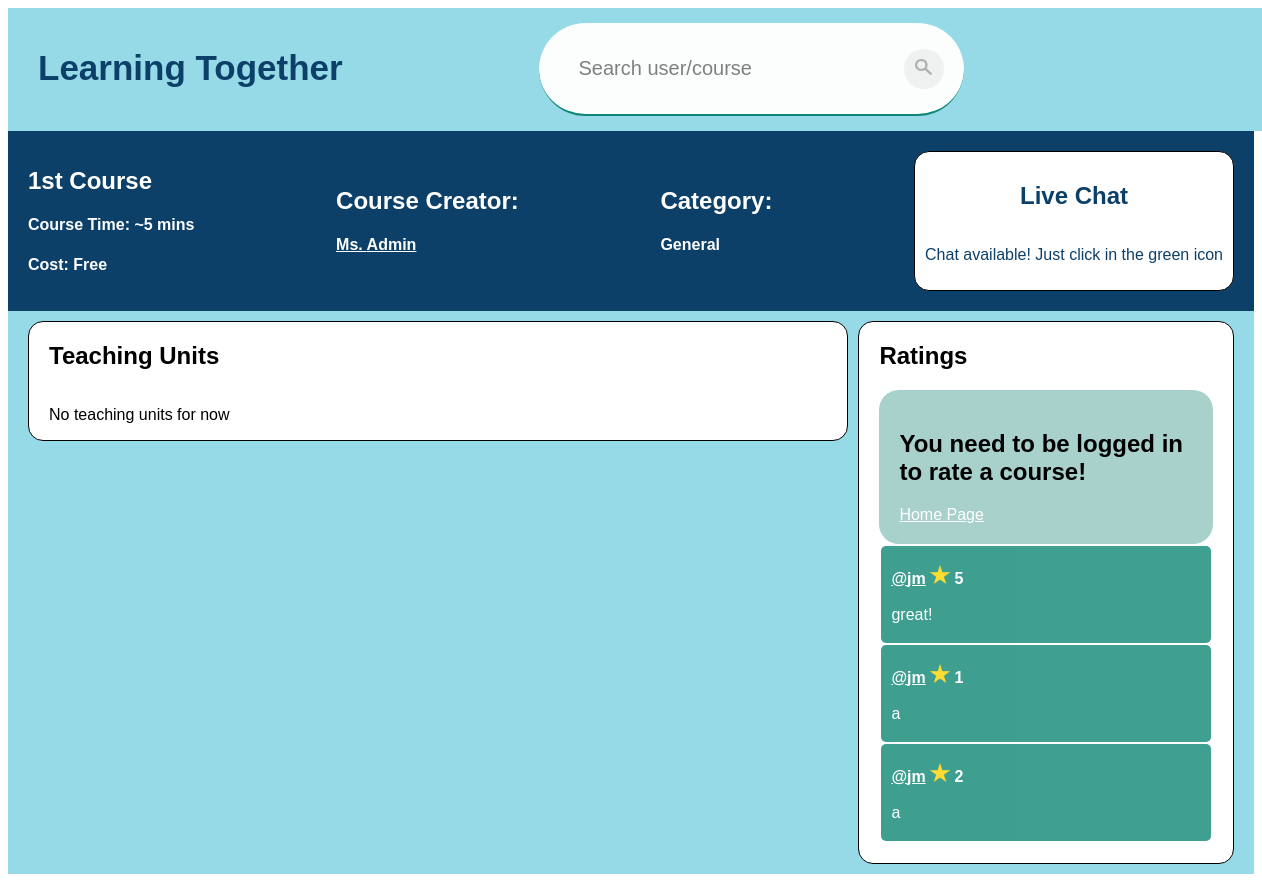
/course/1, run on an earlier commit of the app's database.
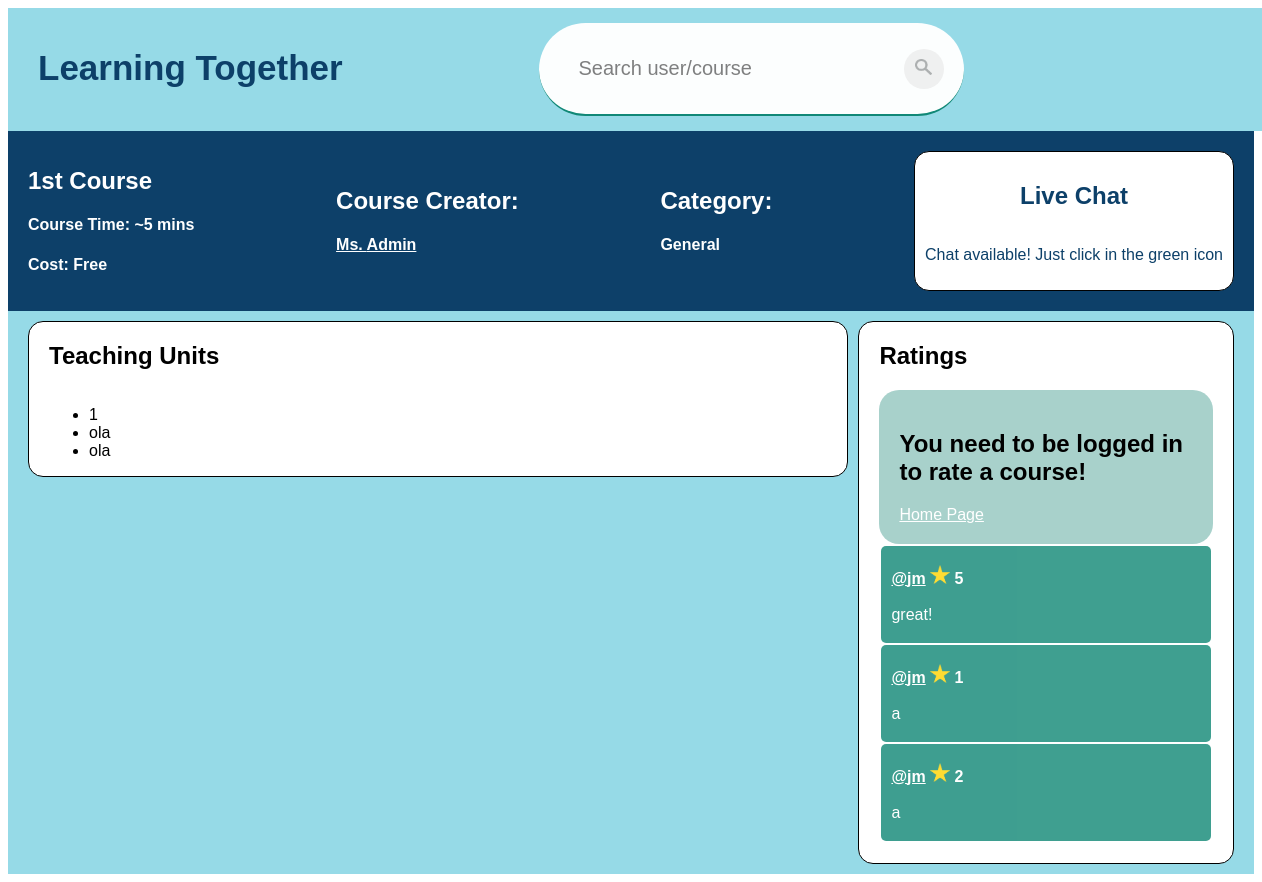
And on a later commit of the database.
### app/models.py (models this page shows, shortened)
class Rating(models.Model):
    userId = models.ForeignKey(User, on_delete=models.CASCADE)
    courseId = models.ForeignKey(Course, on_delete=models.CASCADE)
    comment = models.CharField(max_length=200)
    rating = models.SmallIntegerField()

class TeachingUnit(models.Model):
    courseId = models.ForeignKey(Course, on_delete=models.CASCADE)
    name = models.CharField(max_length=100)

### app/views.py (the view)
# urls.py: path('course/<id>', views.coursePage, name='coursePage'),
def coursePage(request, id):
    course = models.Course.objects.filter(id__exact=id)
    if not course:
        messages.error(request, "Course doesn't exist")
        return redirect('home')
    else:
        courseMade = models.CoursesMade.objects.filter(courseId__exact=id)
        thisUser = False
        if request.user.is_authenticated:
            if courseMade[0].publicId.profileId.userId.id == request.user.id:
                thisUser = True
        teachingUnits = models.TeachingUnit.objects.filter(
            courseId__exact=course[0])
        liveChat = models.LiveChat.objects.filter(courseId__exact=course[0])
        if not liveChat:
            liveChat = [None]
            chat_enable = None
        elif liveChat[0].chat_enable == 0:
            chat_enable = 0
        elif liveChat[0].chat_enable == 1:
            chat_enable = 1
        enrolled = thisUser
        if not thisUser and request.user.is_authenticated:
            profile = models.Profile.objects.filter(
                userId__exact=request.user.id)
            private = models.Private.objects.filter(
                profileId__exact=profile[0].id)
            courseEnrolled = models.CoursesEnrolled.objects.filter(
                privateId__exact=private[0].id, courseId__exact=id)
            if courseEnrolled:
                enrolled = True
            else:
                enrolled = False
        elif not request.user.is_authenticated:
            enrolled = True
        ratings = models.Rating.objects.filter(courseId__exact=course[0])
        isAdmin = False
        if request.user.is_staff:
            isAdmin = True
        return render(request, "app/coursePage.html", {'course': course[0],
                                                       'creator': courseMade[0].publicId,
                                                       'teachingUnits': teachingUnits,
                                                       'liveChat': liveChat[0],
                                                       'chat_able': chat_enable,
                                                       'ratings': ratings,
                                                       'thisUser': thisUser,
                                                       'isAdmin': isAdmin,
                                                       'showOptions': False,
                                                       'enrolled': enrolled})

### templates/app/coursePage.html (shortened to what this page needs)
{% extends 'app/base.html' %}
{% block content %}
{% load static %}
{% include 'app/navBar.html' with thisUser=thisUser userId=creator.profileId.userId.id showOptions=showOptions %}
<head>
  <link rel="stylesheet" href="..\static\addtu.css">
</head>
<div class="course-header">
  <div class="info">
    <h2>{{ course.name }}</h2>
    <h4>Course Time: ~{{ course.averageMasterTime }} mins</h4>
    {% if course.price == 0%}
      <h4>Cost: Free</h4>
    {% else %}
      <h4>Cost: {{ course.price }}€</h4>
    {% endif %}
  </div>
  <div>
    <h2>Course Creator:</h2>
    <h4><a href="../viewProfile/{{ creator.profileId.userId.id }}"> {{ creator.name}} {{ creator.surname }}</a></h4>
  </div>
  <div>
    <h2>Category:</h2>
    <h4>{{ course.categoryId.category }}</h4>
  </div>
  <div class="live-chat">
    <div class="editChat">
      <h2>Live Chat</h2>
  </div>
  {% if not thisUser %}
    {% if chat_able == 1 and enrolled %}
        <p>Chat available! Just click in the green icon</p>
    {% else %}
      {% if enrolled %}
        <p>No Live Chat yet. Stay Tuned!</p>
      {% else %}
        <p>Enroll to have access!</p>
      {% endif %}
    {% endif %}
  {% else %}
    {% if chat_able == 0 %}
      <p>Live chat is deactivate</p>
    {% else %}
      <button style="background-color: #96dae7; border:0; border-radius: 5px;"><a href="https://www.tawk.to/" ><img style="width: 30px; padding:5px" src="{% static 'images/' %}chat.png"></a></button>
    {% endif %}
  {% endif %}
  </div>
</div>
<div class="course-body">
  <div class="teaching-units">
    <div class="addUnit">
      <h2>Teaching Units</h2>
    </div>
    {% if not teachingUnits %}
      <p>No teaching units for now</p>
    {% else %}
    <ul>
      {% for unit in teachingUnits %}
      {% if enrolled and user.is_authenticated %}
      <li>
          <div class="teachingUnitDiv">
          <a class="teachingUnit" href="../teachingUnit/{{ unit.id }}">{{ unit.name }}</a>
          {% if thisUser %}
          <form method="POST" action="../deleteTeachingUnit">
            {% csrf_token %}
              <input type="hidden" name="teachingUnitId" value="{{ unit.id }}">
              <button id="deleteButton" class="btnG" type="submit" value="Delete"><img style="width:15px; padding:3px; margin-top: 1px;" src="{% static 'images/' %}garbage.png"></button>
          </form>
          {% endif %}
          </div>
        </li>
        {% else %}
        <li>{{ unit.name }}</li>
        {% endif %}
      {% endfor %}
    </ul>
    {% endif %}
  </div>
  <div class="ratings">
    <div class="ratings-header">
      <h2>Ratings</h2>
    </div>
    {% if enrolled and not thisUser%}
    <div class="container">
      {%include 'app/rateCourse.html'%}
    </div>
    {% endif %}
    {% if not ratings %}
      {% if not user.is_authenticated %}
      {% elif not enrolled %}
      <p>To rate this course you need to be enrolled!</p>
      {% elif thisUser %}
      <p>No ratings yet!</p>
      {% else %}
      <p>Be the first one to rate this course!</p>
      {% endif %}
    {% else %}
      {% for rating in ratings %}
      <div class="rating">
        <p><b><a href="../viewProfile/{{ rating.userId.id }}">@{{ rating.userId.username }}</a> <img class= "star" src="{% static 'images/' %}star.png"> {{rating.rating }}</b><br><br>{{ rating.comment }}</p>
      </div>
      {% endfor %}
    {% endif %}
  </div>
</div>
{% endblock %}

What changed in the data, as far as the page shows it:
added TeachingUnit: name "1"
added TeachingUnit: name "ola"
added TeachingUnit: name "ola"
Also different on the page:
text no longer shown: "No teaching units for now"
